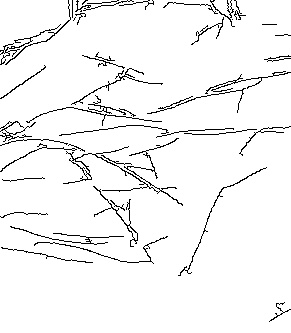
#> input picture plam2line/palmlines.jpg, 291 x 333 px, found by its file name
$ python hash3.py
#> lines starting #> are read from the running program, lines starting #| are printed output that depends on the picture; long printed decimals are rounded
import cv2
import numpy as np
#感知哈希算法
def pHash(image):
    image = cv2.resize(image,(32,32), interpolation=cv2.INTER_CUBIC)
    image = cv2.cvtColor(image,cv2.COLOR_BGR2GRAY)
    #     cv2.imshow('image', image)
    #     cv2.waitKey(0)
    #     cv2.destroyAllWindows()
    # 将灰度图转为浮点型，再进行dct变换
    dct = cv2.dct(np.float32(image))
    #     print(dct)
    # 取左上角的8*8，这些代表图片的最低频率
    # 这个操作等价于c++中利用opencv实现的掩码操作
    # 在python中进行掩码操作，可以直接这样取出图像矩阵的某一部分
    dct_roi = dct[0:8,0:8]
    avreage = np.mean(dct_roi)
    hash = []
    for i in range(dct_roi.shape[0]):
        for j in range(dct_roi.shape[1]):
            if dct_roi[i,j] > avreage:
                hash.append(1)
            else:
                hash.append(0)
    return hash

#均值哈希算法
def aHash(image):
    #缩放为8*8
    image=cv2.resize(image,(8,8),interpolation=cv2.INTER_CUBIC)
    #转换为灰度图
    image=cv2.cvtColor(image,cv2.COLOR_BGR2GRAY)
    avreage = np.mean(image)
    hash = []
    for i in range(image.shape[0]):
        for j in range(image.shape[1]):
            if image[i,j] > avreage:
                hash.append(1)
            else:
                hash.append(0)
    return hash

#差值感知算法
def dHash(image):
    #缩放9*8
    image=cv2.resize(image,(9,8),interpolation=cv2.INTER_CUBIC)
    #转换灰度图
    image=cv2.cvtColor(image,cv2.COLOR_BGR2GRAY)
    #     print(image.shape)
    hash=[]
    #每行前一个像素大于后一个像素为1，相反为0，生成哈希
    for i in range(8):
        for j in range(8):
            if image[i,j]>image[i,j+1]:
                hash.append(1)
            else:
                hash.append(0)
    return hash

#计算汉明距离
def Hamming_distance(hash1,hash2):
    num = 0
    for index in range(len(hash1)):
        if hash1[index] != hash2[index]:
            num += 1
    return num
if __name__ == "__main__":
    image_file1 = '/Users/yusi/Desktop/cv_palm/plam2line/palmlines.jpg'
    image_file2 = '/Users/yusi/Desktop/cv_palm/skeleton_extraction/skeleton1.jpg'
    img1 = cv2.imread(image_file1)
#> img1 is the input picture: shape (333, 291, 3); min 0, max 255, mean 243.4
    img2 = cv2.imread(image_file2)
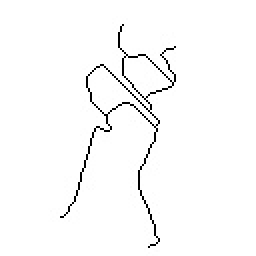
#> input picture skeleton_extraction/skeleton1.jpg, 128 x 128 px, found by its file name (shown 2 times larger)
#> img2 is the input picture: shape (128, 128, 3); min 0, max 255, mean 250.1
    hash1 = pHash(img1)
#> in pHash, `image = cv2.resize(image,(32,32), interpolation=cv2.INTER_CUBIC)`:
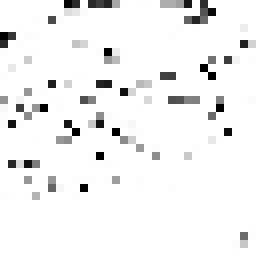
#> image: shape (32, 32, 3) (shown 8 times larger); min 0, max 255, mean 241.6
#> in pHash, `dct = cv2.dct(np.float32(image))`:
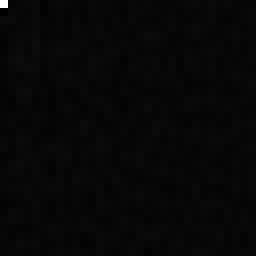
#> dct: shape (32, 32) float32 (shown 8 times larger); min -231.1, max 7731.8, mean 7.3; drawn with min black and max white
#> in pHash, `avreage = np.mean(dct_roi)`: avreage = 126.6
#> hash1 = 64 values, max 1 at index 0, min 0 at index 1, mean 0.0469
    hash2 = pHash(img2)
#> in pHash (call 2), `image = cv2.resize(image,(32,32), interpolation=cv2.INTER_CUBIC)`:
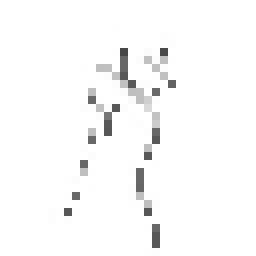
#> image: shape (32, 32, 3) (shown 8 times larger); min 71, max 255, mean 249.4
#> in pHash (call 2), `avreage = np.mean(dct_roi)`: avreage = 126.9
#> hash2 = 64 values, max 1 at index 0, min 0 at index 1, mean 0.0312
    dist = Hamming_distance(hash1, hash2)
#> the loop in Hamming_distance, `for index in range(len(hash1)):` made 64 passes
#> after the loop in Hamming_distance, `for index in range(len(hash1)):`: num = 3
#> dist = 3
    #将距离转化为相似度
    similarity = 1 - dist * 1.0 / 64
#> similarity = 0.953
    print(dist)
#| 3
    print(similarity)
#| 0.9531
